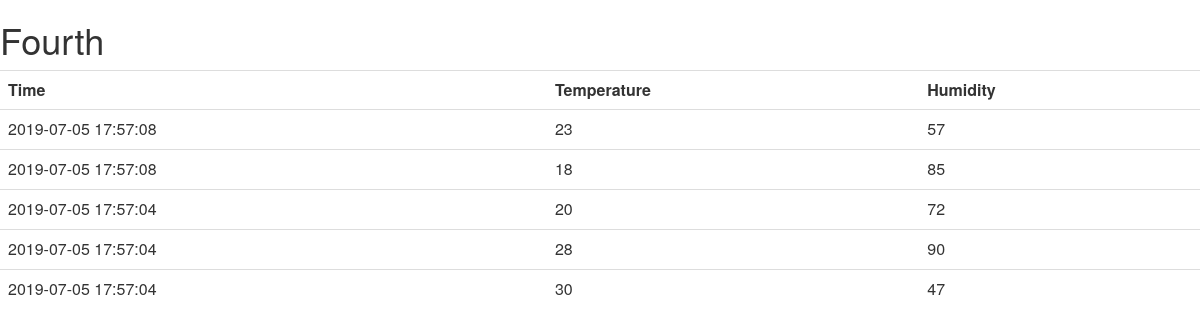
The page /devices/Fourth on the database its author committed.
### tables this page shows
CREATE TABLE nodes(id INTEGER PRIMARY KEY AUTOINCREMENT, name TEXT);

CREATE TABLE readings(id INTEGER, nodeid INTEGER, datetime TEXT, temperature NUMERIC, humidity NUMERIC, FOREIGN KEY (nodeid) REFERENCES nodes(id));

### app.py (the view)
@app.route("/devices/<name>")
def getDevice(name):
    conn=sqlite3.connect('sensors.db')
    conn.row_factory = dict_factory
    c=conn.cursor()
    c.execute("""SELECT nodes.id FROM nodes WHERE nodes.name = (?) LIMIT 1""", (name,))
    nid = c.fetchall()
    devID = nid[0]['id']
    c.execute("""SELECT readings.datetime, readings.temperature,
			 readings.humidity FROM readings WHERE readings.nodeid = (?) ORDER BY readings.datetime desc""", (devID,))
    readings = c.fetchall()
    return render_template('devices.html', readings = readings, name = name)

### app.py (called while the page is built)
def dict_factory(cursor, row):
    d = {}
    for idx, col in enumerate(cursor.description):
        d[col[0]] = row[idx]
    return d

### templates/devices.html
{% extends "main.html" %}
{% block content %}
<h1>{{name}}</h1>
<table class="table table-hover">
          <tr>
          <th>Time</th>
          <th>Temperature</th>
          <th>Humidity</th>
          </tr>
          {% for entry in readings %}
                 <tr>
                 <td>{{entry.datetime}}</td>
                 <td>{{entry.temperature}}</td>
                 <td>{{entry.humidity}}</td>
		 </tr>
  	  {%endfor%}
 </table>
{% endblock %}

### rows shown on the page
nodes: name "Fourth"
readings: datetime "2019-07-05 17:57:08", temperature "23", humidity "57"
readings: datetime "2019-07-05 17:57:08", temperature "18", humidity "85"
readings: datetime "2019-07-05 17:57:04", temperature "20", humidity "72"
readings: datetime "2019-07-05 17:57:04", temperature "28", humidity "90"
readings: datetime "2019-07-05 17:57:04", temperature "30", humidity "47"
